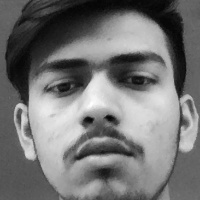
#> input picture abhi/face13.jpg, 200 x 200 px, given in place of the camera
$ jupyter execute FaceRecog.ipynb
#> lines starting #> are read from the running program, lines starting #| are printed output that depends on the picture; after the words box and inside, x2 and y2 are one past the last pixel; in counts of white or black regions, pixels touching at a corner belong together; long printed decimals are rounded
[cell 1]
import cv2
import numpy as np

# Load HAAR face classifier
face_classifier = cv2.CascadeClassifier('haarcascade_frontalface_default.xml')

# Load functions
def face_extractor(img):
    # Function detects faces and returns the cropped face
    # If no face detected, it returns the input image

    gray = cv2.cvtColor(img,cv2.COLOR_BGR2GRAY)
    faces = face_classifier.detectMultiScale(gray, 1.3, 5)

    if faces is ():
        return None

    # Crop all faces found
    for (x,y,w,h) in faces:
        cropped_face = img[y:y+h, x:x+w]

    return cropped_face

# Initialize Webcam
cap = cv2.VideoCapture(0)
count = 0

# Collect 100 samples of your face from webcam input
while True:

    ret, frame = cap.read()
#> frame is the input picture: shape (200, 200, 3); min 0, max 255, mean 115.9
    if face_extractor(frame) is not None:
#> in face_extractor, `faces = face_classifier.detectMultiScale(gray, 1.3, 5)`: faces = [[16, 12, 171, 171]]
#> the loop in face_extractor, `for (x,y,w,h) in faces:` made 1 pass
#> pass 1, in face_extractor, `cropped_face = img[y:y+h, x:x+w]`:
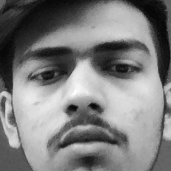
#> cropped_face: shape (171, 171, 3); min 0, max 255, mean 125.8
        count += 1
#> count = 1
        face = cv2.resize(face_extractor(frame), (200, 200))
#> the loop in face_extractor (call 2), `for (x,y,w,h) in faces:` made 1 pass
        face = cv2.cvtColor(face, cv2.COLOR_BGR2GRAY)
#> face: shape (200, 200)

        # Save file in specified directory with unique name
        file_name_path = './abhi/face' + str(count) + '.jpg'
#> file_name_path = './abhi/face1.jpg'
        cv2.imwrite(file_name_path, face)

        # Put count on images and display live count
        cv2.putText(face, str(count), (50, 50), cv2.FONT_HERSHEY_COMPLEX, 1, (0,255,0), 2)
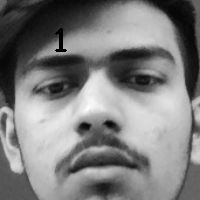
#> face: shape (200, 200); min 0, max 254, mean 125.3
        cv2.imshow('Face Cropper', face)

    else:
        print("Face not found")
        pass

    if cv2.waitKey(1) == 13 or count == 100: #13 is the Enter Key
#> (key Esc is pressed here)
        break

cap.release()
cv2.destroyAllWindows()
print("Collecting Samples Complete")

[cell 2]
import cv2
import numpy as np
from os import listdir
from os.path import isfile, join
print(cv2.__version__)
# Get the training data we previously made
data_path = './abhi/'
# a=listdir('d:/faces')
# print(a)
# """
onlyfiles = [f for f in listdir(data_path) if isfile(join(data_path, f))]
#print(onlyfiles)
# Create arrays for training data and labels
Training_Data, Labels = [], []

# Open training images in our datapath
# Create a numpy array for training data
for i, files in enumerate(onlyfiles):
    image_path = data_path+ onlyfiles[i]
    images = cv2.imread(image_path, cv2.IMREAD_GRAYSCALE)
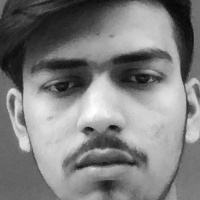
#> input picture abhi/face10.jpg, 200 x 200 px
#> images is the input picture: shape (200, 200); min 5, max 255, mean 126.2
    Training_Data.append(np.asarray(images, dtype=np.uint8))
    Labels.append(i)
#
# Create a numpy array for both training data and labels
Labels = np.asarray(Labels, dtype=np.int32)
vimal_model=cv2.face_LBPHFaceRecognizer.create()
# Initialize facial recognizer
# model = cv2.face_LBPHFaceRecognizer.create()
# model=cv2.f
# NOTE: For OpenCV 3.0 use cv2.face.createLBPHFaceRecognizer()

# Let's train our model
vimal_model.train(np.asarray(Training_Data), np.asarray(Labels))
print("Model trained sucessefully")

[cell 3]
import cv2
import numpy as np
import webbrowser
import os

face_classifier = cv2.CascadeClassifier('haarcascade_frontalface_default.xml')

def face_detector(img, size=0.5):

    # Convert image to grayscale
#> called with size = 0.5
    gray = cv2.cvtColor(img,cv2.COLOR_BGR2GRAY)
    faces = face_classifier.detectMultiScale(gray, 1.3, 5)
#> faces = [[16, 12, 171, 171]]
    if faces is ():
        return img, []

    for (x,y,w,h) in faces:
        cv2.rectangle(img,(x,y),(x+w,y+h),(0,255,255),2)
        roi = img[y:y+h, x:x+w]
        roi = cv2.resize(roi, (200, 200))
#> this loop made 1 pass
#> pass 1, in face_detector, `roi = img[y:y+h, x:x+w]`:
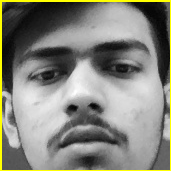
#> roi: shape (171, 171, 3); mean B, G, R 123.1, 131.9, 131.9
#> pass 1, in face_detector, `roi = cv2.resize(roi, (200, 200))`:
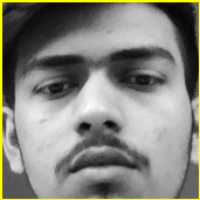
#> roi: shape (200, 200, 3); mean B, G, R 122.9, 131.9, 131.9
#> after the loop:
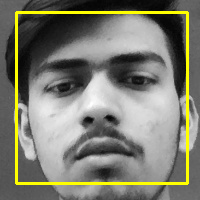
#> img: shape (200, 200, 3); 5.12% of pixels changed, all inside (x1, y1, x2, y2) = (15, 11, 189, 185)
    return img, roi


# Open Webcam
cap = cv2.VideoCapture(0)

while True:

    ret, frame = cap.read()

    image, face = face_detector(frame)

    try:
        face = cv2.cvtColor(face, cv2.COLOR_BGR2GRAY)
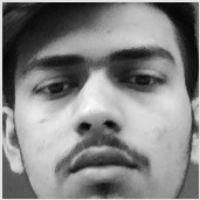
#> face: shape (200, 200); min 0, max 254, mean 130.9

        # Pass face to prediction model
        # "results" comprises of a tuple containing the label and the confidence value
        results = vimal_model.predict(face)
#> results = (0, 43.66)
        print(results)
#| (0, 43.660)
        if results[1] < 500:
            confidence = int( 100 * (1 - (results[1])/400) )
#> confidence = 89
            display_string = str(confidence) + '% Confident it is User'
#> display_string = '89% Confident it is User'

        cv2.putText(image, display_string, (100, 120), cv2.FONT_HERSHEY_COMPLEX, 1, (255,120,150), 2)
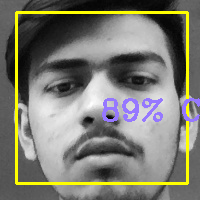
#> image: shape (200, 200, 3); 2.2% of pixels changed, all inside (x1, y1, x2, y2) = (102, 98, 200, 122)

        if confidence > 90:
          #  os.system("usermod -U alex") Use it when u wnat to unlock this user by Face
            cv2.putText(image, "Hey Abhi", (250, 450), cv2.FONT_HERSHEY_COMPLEX, 1, (0,255,0), 2)
            cv2.imshow('Face Recognition', image )

        else:
            cv2.putText(image, "Locked", (250, 450), cv2.FONT_HERSHEY_COMPLEX, 1, (0,0,255), 2)
            cv2.imshow('Face Recognition', image )

    except:
        cv2.putText(image, "No Face Found", (220, 120) , cv2.FONT_HERSHEY_COMPLEX, 1, (0,0,255), 2)
        cv2.putText(image, "Locked", (250, 450), cv2.FONT_HERSHEY_COMPLEX, 1, (0,0,255), 2)
        cv2.imshow('Face Recognition', image )
        pass

    if cv2.waitKey(1) == 13: #13 is the Enter Key
#> (key Esc is pressed here)
        break

cap.release()
cv2.destroyAllWindows()
